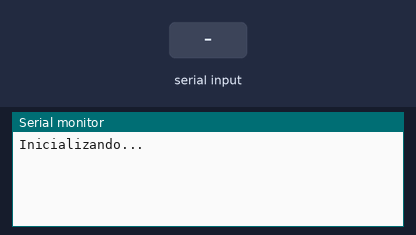
Recording of a sketch running on a simulated Arduino Uno, built with avr-gcc and run on an emulated ATmega328P. Shown: the last lines printed to the serial monitor. The inputs (shaded band) are chosen by the test bench.

Above: at 1.2 s.
1.3 s: "A" received over Serial
At 1.6 s:
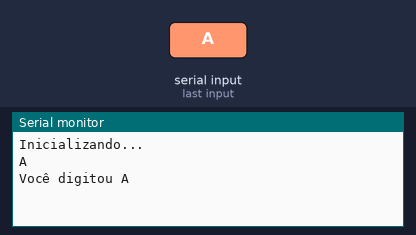
2.8 s: "B" received over Serial
At 4.0 s:
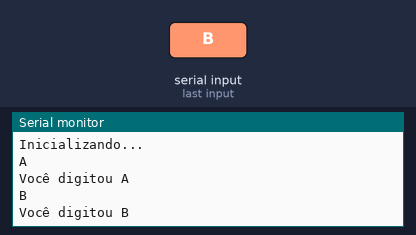
4.3 s: "C" received over Serial
At 5.1 s:
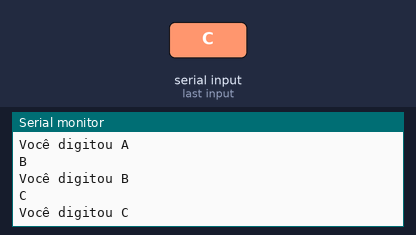
5.8 s: "1" received over Serial
At 6.2 s:
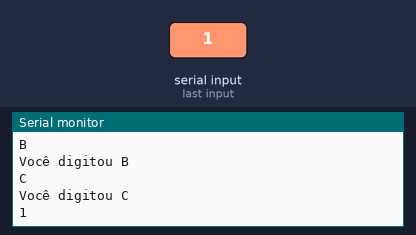

Measured:
- after the input at 1.3 s, the serial monitor: prints a new line at once (image 1)
- after the input at 2.8 s, the serial monitor: prints a new line at once (image 2)
- after the input at 4.3 s, the serial monitor: prints a new line at once (image 3)
- after the input at 5.8 s, the serial monitor: prints a new line at once (image 4)

The sketch:

switch.ino
```cpp
char protocolo = 'C';


void setup() {
  Serial.begin(9600);
  Serial.println("Inicializando...");

}

void loop() {

  if (Serial.available()) {
     char var = Serial.read();
     Serial.println(var);

     switch (var){
      case 'A' :
      Serial.println("Você digitou A ");
      break;
      case 'B' :
      Serial.println("Você digitou B ");
      break;
      case 'C' :
      Serial.println("Você digitou C ");
      break;
     }

  }

}
```
